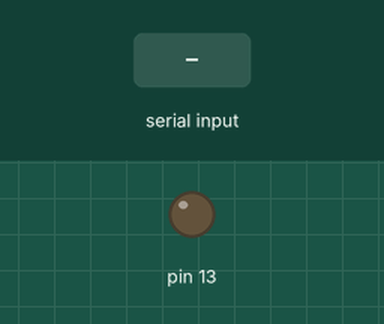
The sketch below on a simulated Arduino Uno, built with avr-gcc and run on an emulated ATmega328P. Shown: output pins drawn as LEDs (lit = HIGH). The inputs (shaded band) are chosen by the test bench.

Above: at 1.2 s.
1.3 s: "1" received over Serial
At 1.9 s:
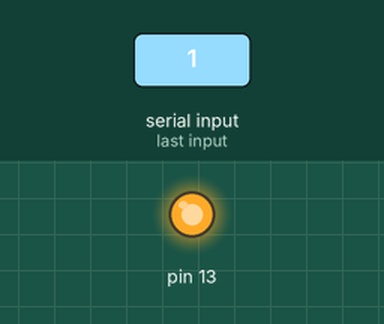
2.8 s: "2" received over Serial
At 3.1 s:
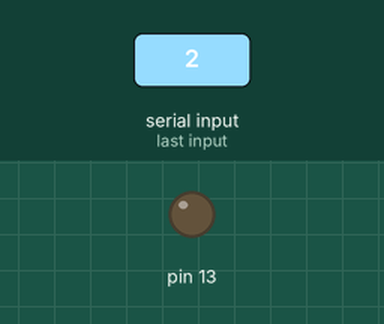
Timing chart, 0 to 5.8 s (numbered marks = the images above; inputs shaded):
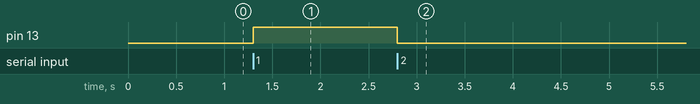

The sketch:

LED_KBC_J10.ino
```cpp
void setup() {
  // put your setup code here, to run once:
pinMode(13,OUTPUT);
Serial.begin(9600);
}

void loop() {
  // put your main code here, to run repeatedly:
int x = Serial.read();

if(x=='1'){
  digitalWrite(13,HIGH);
}
if(x=='2'){
  digitalWrite(13,LOW);
}
}
```

Measured:
- after the input at 1.3 s, pin 13: LOW → HIGH at once
- after the input at 2.8 s, pin 13: HIGH → LOW at once
